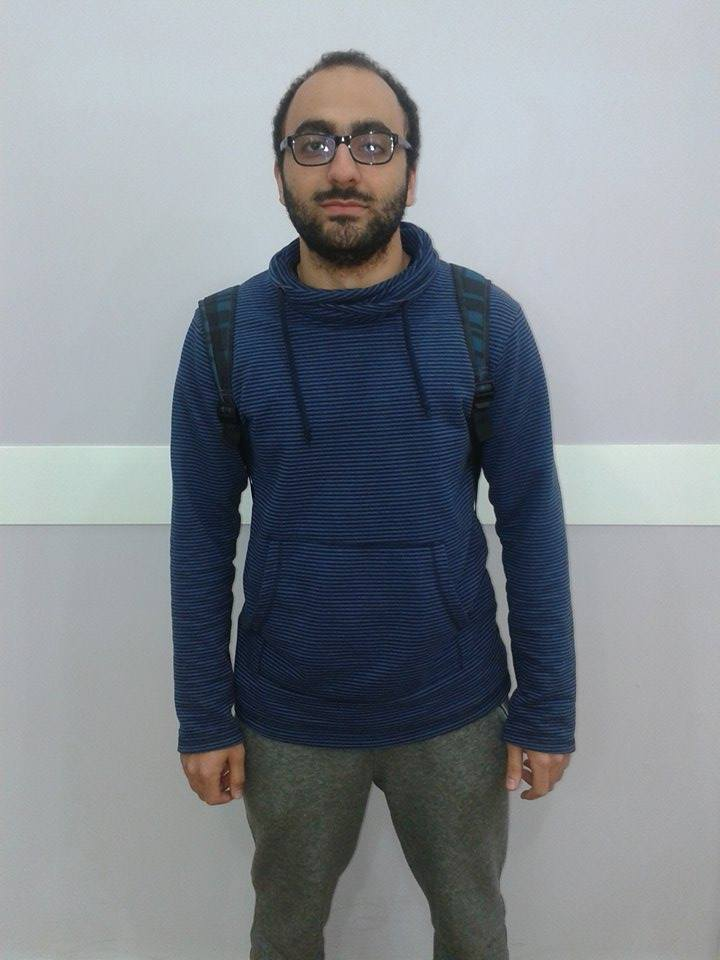
//> input picture images/input.jpg, 720 x 960 px
$ ./tst_FF images/input.jpg   (built with g++ and OpenCV 4)
//> lines starting //> are read from the running program, lines starting //| are printed output that depends on the picture; after the words box and inside, x2 and y2 are one past the last pixel; in counts of white or black regions, pixels touching at a corner belong together
### canny.h
#include "opencv2/imgproc/imgproc.hpp"
#include "opencv2/objdetect/objdetect.hpp"
#include "opencv2/highgui/highgui.hpp"
#include <stdlib.h>
#include <stdio.h>
#include <string.h>
#include <ctype.h>
#include <iostream>

typedef unsigned char    uchart;

using namespace cv;
#define REP(i, n)   for(int i=0;i<(int)(n);++i)
#define LOOP(i,b,n)   for(int i=(b);i<(int)(n);++i)

/// Global variables


int edgeThresh = 1;
int lowThreshold;
int const max_lowThreshold = 100;
int ratio = 3;
int kernel_size = 3;
char* window_name = "Edge Map";

/**
 * @function CannyThreshold
 * @brief Trackbar callback - Canny thresholds input with a ratio 1:3
 */
Mat CannyThreshold(int, void* , Mat src , Mat src_gray , Mat dst)
{
  Mat  detected_edges;

  /// Reduce noise with a kernel 3x3
  blur( src_gray, detected_edges, Size(3,3) );

  /// Canny detector
  Canny( detected_edges, detected_edges, lowThreshold, lowThreshold*ratio, kernel_size );

  /// Using Canny's output as a mask, we display our result
  dst = Scalar::all(0);

  src.copyTo( dst, detected_edges);
  Size s = detected_edges.size();
  // [17 lines of commented-out code are left out]

  return dst;
 }


/** @function main */
Mat call_canny(int _th , Mat _src )
{
  Mat src, src_gray ,dst;

  src = _src.clone() ;
  Size s = _src.size();
  int n = s.width, m=s.height;
  printf(" n ,m %d %d\n",n,m );

  if( !src.data )
  { return Mat::zeros(0, 0, CV_32F);; }

  /// Create a matrix of the same type and size as src (for dst)
  dst.create( src.size(), src.type() );

  /// Convert the image to grayscale
  cvtColor( src, src_gray, CV_BGR2GRAY );

  /// Create a window
  // namedWindow( window_name, CV_WINDOW_AUTOSIZE );

  /// Create a Trackbar for user to enter threshold
  //createTrackbar( "Min Threshold:", window_name, &lowThreshold, max_lowThreshold, CannyThreshold );
  lowThreshold = _th;

  /// Show the image
  Mat ret  =   CannyThreshold(0, 0 ,src  , src_gray , dst);

  Mat im_gray;
  cvtColor(ret,im_gray,CV_RGB2GRAY);
  Mat img_bw = im_gray > 40;


  /// Wait until user exit program by pressing a key
  // waitKey(0);

  return img_bw;
}

### fill_in_edges_white.h
#define REP(i, n)   for(int i=0;i<(int)(n);++i)
#define ras_th 20
#define LOOP(i,b,n)   for(int i=(b);i<(int)(n);++i)

#include "opencv2/imgproc/imgproc.hpp"
#include "opencv2/objdetect/objdetect.hpp"
#include "opencv2/highgui/highgui.hpp"
typedef unsigned char    uchart;

#include <stdio.h>
#include <string.h>
#include <ctype.h>


using namespace cv;
using namespace std;

// floodFill(InputOutputArray image, Point seedPoint, Scalar newVal, Rect* rect=0, Scalar loDiff=Scalar(), Scalar upDiff=Scalar(), int flags=4 )


// [79 lines left out: functions fill_in_edges_white, edge_thickness, print_mat, not called in this run]

### tst_FF.cpp
#include "fill_in_edges_white.h"
#include "canny.h"

int main(int argc, char const *argv[])
{
  Mat _src , src , edged , fill ,ss;
  Mat tmp2 = imread(argv[1],1);
//> tmp2 is the input picture: 960 rows x 720 cols, CV_8UC3; mean B, G, R 142.6, 136.1, 130.4
  ss.create( tmp2.size(), tmp2.type() );

  resize(tmp2 ,_src,_src.size(),0.4,0.4,INTER_LINEAR);
  medianBlur(_src, ss, 1);
  edged =  call_canny(80 , ss );
//|  n ,m 288 384
//> in call_canny, `cvtColor( src, src_gray, CV_BGR2GRAY );`:
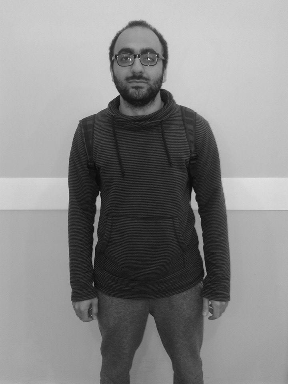
//> src_gray: 384 rows x 288 cols, CV_8UC1; min 6, max 250, mean 135.1
//> in CannyThreshold, `Canny( detected_edges, detected_edges, lowThreshold, lowThreshold*rati..`:
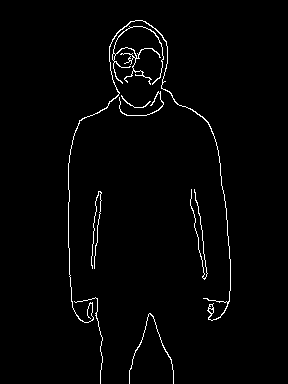
//> detected_edges: 384 rows x 288 cols, CV_8UC1; 1.9% white in thin lines or dots, all inside (x1, y1, x2, y2) = (68, 20, 231, 384)
//> in CannyThreshold, `src.copyTo( dst, detected_edges);`:
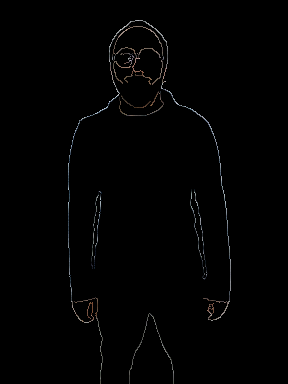
//> dst: 384 rows x 288 cols, CV_8UC3; mean B, G, R 1.9, 1.9, 1.9
//> in call_canny, `Mat img_bw = im_gray > 40;`:
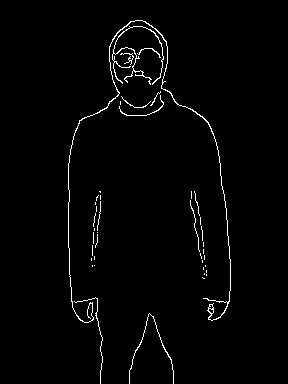
//> img_bw: 384 rows x 288 cols, CV_8UC1; 1.8% white in thin lines or dots, all inside (x1, y1, x2, y2) = (68, 20, 231, 384)
  imshow("edges" , edged);
  // print_mat(edged);
//> (the run ends here: the program needs code that is not available in this run, at `Mat  ed_d = canny_digtal(edged);`)
